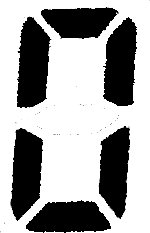
//> input picture img/0.jpg, 150 x 233 px, given in place of 0.png, which was not available
$ ./digitrecog   (built with g++ and OpenCV 4)
//> lines starting //> are read from the running program, lines starting //| are printed output that depends on the picture; after the words box and inside, x2 and y2 are one past the last pixel; in counts of white or black regions, pixels touching at a corner belong together; pictures that were not available may be replaced by others from this repository, and a replacement may not be noted
#include "opencv2/ml/ml.hpp">
#include "opencv2/highgui/highgui.hpp"
#include "opencv2/imgproc/imgproc.hpp"
#include <iostream>
#include <stdio.h>

using namespace cv;
using namespace std;

const int train_samples = 1;
const int classes = 10;
const int sizex = 145;
const int sizey = 226;
const int ImageSize = sizex * sizey;
char pathToImages[] = "img";

void PreProcessImage(Mat *inImage,Mat *outImage,int sizex, int sizey);
void LearnFromImages(CvMat* trainData, CvMat* trainClasses);
void RunSelfTest(KNearest& knn2);
void AnalyseImage(KNearest knearest);
/** @function main */
int main(int argc, char** argv)
{

 CvMat* trainData = cvCreateMat(classes * train_samples,ImageSize, CV_32FC1);
 CvMat* trainClasses = cvCreateMat(classes * train_samples, 1, CV_32FC1);

 namedWindow("single", CV_WINDOW_AUTOSIZE);
 namedWindow("all",CV_WINDOW_AUTOSIZE);

 LearnFromImages(trainData, trainClasses);
//> in LearnFromImages, img is the input picture: 233 rows x 150 cols, CV_8UC3; min 0, max 255, mean 161.9

 KNearest knearest(trainData, trainClasses);

 //RunSelfTest(knearest);

 cout << "losgehts\n";

 AnalyseImage(knearest);

 return 0;

}

void PreProcessImage(Mat *inImage,Mat *outImage,int sizex, int sizey)
{
//> called with sizex = 145, sizey = 226
 Mat grayImage,blurredImage,thresholdImage,contourImage,regionOfInterest;

 vector<vector<Point> > contours;

 cvtColor(*inImage,grayImage , COLOR_BGR2GRAY);

 GaussianBlur(grayImage, blurredImage, Size(5, 5), 2, 2);
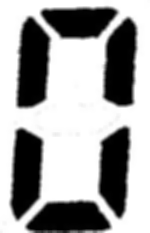
//> blurredImage: 233 rows x 150 cols, CV_8UC1; min 0, max 255, mean 161.7
 adaptiveThreshold(blurredImage, thresholdImage, 255, 1, 1, 11, 2);
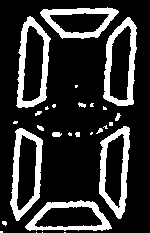
//> thresholdImage: 233 rows x 150 cols, CV_8UC1; 19.4% white; 28 white regions (15 under 20 px)

 thresholdImage.copyTo(contourImage);

 findContours(contourImage, contours, RETR_LIST, CHAIN_APPROX_SIMPLE);
//> contours = 34 contours, 21 with area under 20; largest, box (x1, y1, x2, y2) and area: (16, 16, 51, 108) 2243, (103, 17, 137, 106) 2201, (10, 128, 43, 221) 2095, (99, 126, 130, 219) 2003, (25, 200, 112, 231) 1864

 int idx = 0;
 size_t area = 0;
 for (size_t i = 0; i < contours.size(); i++)
 {
  if (area < contours[i].size() )
  {
   idx = i;
   area = contours[i].size();
  }
 }
//> this loop made 34 passes
//> area on passes 6, 7, 15, 16, 32: 63, 83, 85, 86, 101
//> after the loop, idx = 31; area = 101

 Rect rec = boundingRect(contours[idx]);
//> rec = Rect(16, 16, 35, 92)

 regionOfInterest = thresholdImage(rec);
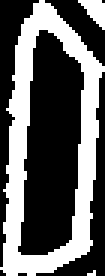
//> regionOfInterest: 92 rows x 35 cols, CV_8UC1 (shown 3 times larger); 37.8% white; 3 white regions (1 under 20 px), largest, box (x1, y1, x2, y2) and area: (0, 0, 35, 92) 1164, (26, 0, 35, 10) 50

 resize(regionOfInterest,*outImage, Size(sizex, sizey));
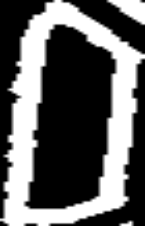
//> outImage: 226 rows x 145 cols, CV_8UC1; min 0, max 255, mean 96.4

}

void LearnFromImages(CvMat* trainData, CvMat* trainClasses)
{
 Mat img;
 char file[255];
 for (int i = 0; i < classes; i++)
 {
  sprintf(file, "%s/%d.png", pathToImages, i);
  img = imread(file, 1);
  if (!img.data)
  {
    cout << "File " << file << " not found\n";
    exit(1);
  }
  Mat outfile;
  PreProcessImage(&img, &outfile, sizex, sizey);
  for (int n = 0; n < ImageSize; n++)
  {
   trainData->data.fl[i * ImageSize + n] = outfile.data[n];
  }
  trainClasses->data.fl[i] = i;
 }
//> pass 2 of the loop in LearnFromImages, `for (int i = 0; i < classes; i++)`:
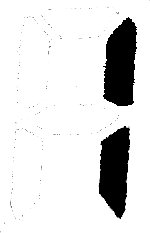
//> input picture img/1.jpg, 150 x 233 px, given in place of 1.png, which was not available
//> in LearnFromImages, img is the input picture: 233 rows x 150 cols, CV_8UC3; min 0, max 255, mean 222.2
//> in PreProcessImage (call 2), `adaptiveThreshold(blurredImage, thresholdImage, 255, 1, 1, 11, 2);`:
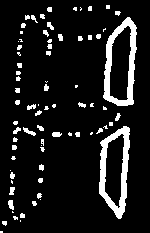
//> thresholdImage: 233 rows x 150 cols, CV_8UC1; 10.4% white; 77 white regions (36 under 20 px)
//> contours = 81 contours, 69 with area under 20; largest, box (x1, y1, x2, y2) and area: (103, 17, 137, 106) 2201, (99, 126, 130, 219) 2004, (109, 25, 132, 101) 1250, (104, 133, 125, 209) 1058, (23, 127, 36, 136) 34
//> the loop in PreProcessImage (call 2), `for (size_t i = 0; i < contours.size(); i++)` made 81 passes
//> area on passes 24, 32: 52, 86
//> after the loop in PreProcessImage (call 2), `for (size_t i = 0; i < contours.size(); i++)`: idx = 31; area = 86
//> rec = Rect(99, 126, 31, 93)
//> regionOfInterest: 93 rows x 31 cols, CV_8UC1; 39.9% white; 3 white regions (2 under 20 px)
//> in PreProcessImage (call 2), `resize(regionOfInterest,*outImage, Size(sizex, sizey));`:
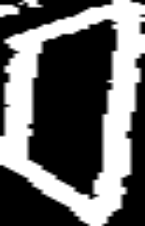
//> outImage: 226 rows x 145 cols, CV_8UC1; min 0, max 255, mean 101.6
//> (the run ends here: the program needs code that is not available in this run, at `KNearest knearest(trainData, trainClasses);`)
